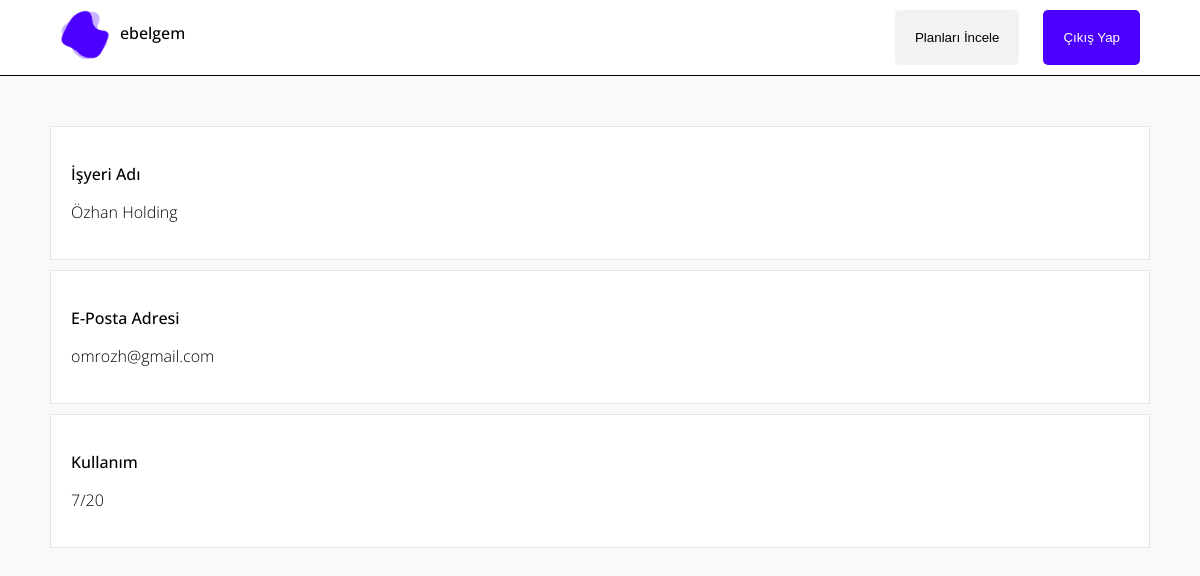
The app's page /profile (signed in) with its own data.
### app.py (models this page shows, shortened)
class User(db.Model, UserMixin):
    id = db.Column(db.Integer, primary_key=True)
    email = db.Column(db.String)
    password = db.Column(db.String)
    company_name = db.Column(db.String)
    @property
    def usage(self):
        docs = Document.query.filter_by(owner_fk=self.id).all()
        signatures = 0
        for i in docs:
            for c in Signature.query.filter_by(document_fk=i.id).all():
                if c.status == "İmzalandı" and c.signature_date > datetime.date.today() - datetime.timedelta(days=30):
                    signatures += 1
        return signatures

class Signature(db.Model):
    id = db.Column(db.Integer, primary_key=True)
    document_fk = db.Column(db.Integer)
    fullname = db.Column(db.String)
    tc_kimlik = db.Column(db.Integer)
    email = db.Column(db.String)
    status = db.Column(db.String, default="İmza Talep Edildi")
    ip_address = db.Column(db.String)
    signature_uuid = db.Column(db.String)
    signature_date = db.Column(db.Date)

class Document(db.Model):
    id = db.Column(db.Integer, primary_key=True)
    document_uuid = db.Column(db.String)
    owner_fk = db.Column(db.Integer)
    document_name = db.Column(db.String)

### app.py (the view)
@app.route("/profile")
def profile():
    return flask.render_template("profile.html", user=current_user)

### app.py (called while the page is built)
@login_manager.user_loader
def user_loader(user_id):
    return User.query.get(user_id)

### templates/profile.html (shortened to what this page needs)
<!doctype html>
<html lang="en">
<head>
</head>
<body style="padding: 0; margin: 0; background: rgba(0, 0, 0, 0.025)">
<div style="border-bottom: 0.2px solid black; width: 100%; height: 75px; background: white">
    <div style="" onclick="document.location = '/dashboard'">
        <img src="/static/logo.png" alt="" style="width: 50px; float: left; margin-left: 5%; margin-bottom: 10px; margin-top: 10px; display: inline-block">
        <span style="display: inline-block; vertical-align: top; margin-top: 22px; float: left; margin-left: 10px">ebelgem</span>
    </div>
    <button onclick="document.location = '/logout'" class="general-button" style="display: inline-block; float:right; margin-top: 10px; margin-right: 5%; background: rgba(76, 0, 255, 1); color: white">
        Çıkış Yap
    </button>
    <button onclick="document.location = '/#pricing'" class="general-button" style="display: inline-block; float:right; margin-top: 10px; margin-right: 2%">
        Planları İncele
    </button>
</div>
<div>
  <div style="border: 0.1px solid rgba(0, 0, 0, 0.1); padding: 20px; background: white; margin: 50px 50px 10px;">
      <p>İşyeri Adı</p>
      <p style="font-weight: 300">{{ user.company_name }}</p>
  </div>
  <div style="border: 0.1px solid rgba(0, 0, 0, 0.1); padding: 20px; background: white; margin: 10px 50px;">
      <p>E-Posta Adresi</p>
      <p style="font-weight: 300">{{ user.email }}</p>
  </div>
  <div style="border: 0.1px solid rgba(0, 0, 0, 0.1); padding: 20px; background: white; margin: 10px 50px;">
      <p>Kullanım</p>
      <p style="font-weight: 300">{{ user.usage }}/20</p>
  </div>
</div>
</body>
</html>

### templates/profile.html (style rules this page uses)
body { font-family: "Open Sans", sans-serif; font-weight: 500; }
.general-button { background: rgba(0, 0, 0, 0.05); padding: 20px; color: black; border: none; outline: none; border-radius: 5px; }

### records on screen
User: company_name "Özhan Holding", email "omrozh@gmail.com"
Signature: usage "7"
